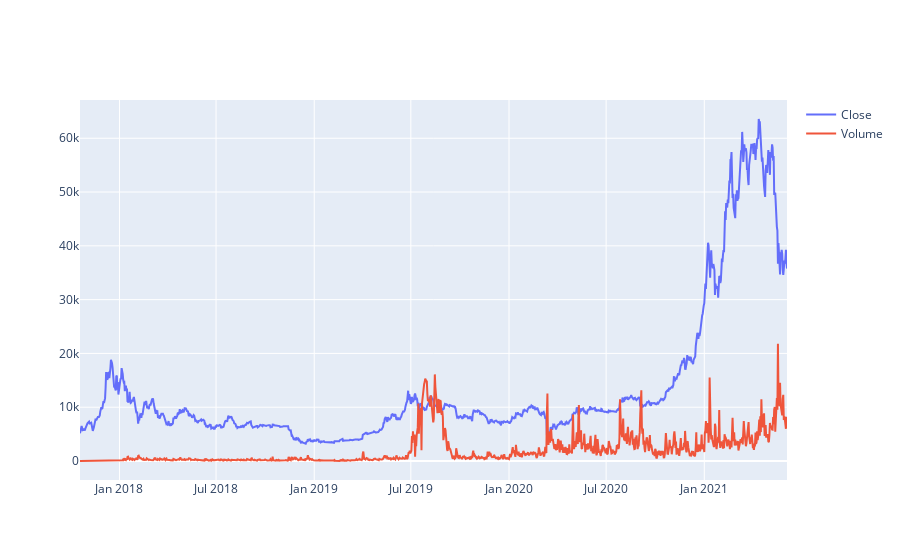

Notebook code for this chart:
### Code cell
btc_df = data['BTC/Day']
fig = px.scatter(btc_df, y=['close'])
volume_scatter = go.Scatter(x=btc_df.index, y=btc_df['volume'], mode='lines', name='Volume')
close_scatter = go.Scatter(x=btc_df.index, y=btc_df['close'], mode='lines', name='Close')
overlay_fig = go.FigureWidget()
overlay_fig.add_trace(close_scatter)
overlay_fig.add_trace(volume_scatter)
overlay_fig.show()

### Figure 1 — Plotly figure (JSON) as saved in the notebook; plotly's stock layout.template omitted (floating-point values rounded to 4 significant figures; data arrays with more than 128 entries replaced by an {"elided": "..."} marker saying what was removed)
{"data": [{"mode": "lines", "name": "Close", "type": "scatter", "uid": "b3241413-5a1e-4f1b-beba-f06187b35e0e", "x": {"elided": "1319 str values"}, "y": {"elided": "1319 float values"}}, {"mode": "lines", "name": "Volume", "type": "scatter", "uid": "e0af71e1-4ca4-4095-b056-50d42b1aaddb", "x": {"elided": "1319 str values"}, "y": {"elided": "1319 float values"}}], "layout": {}}
